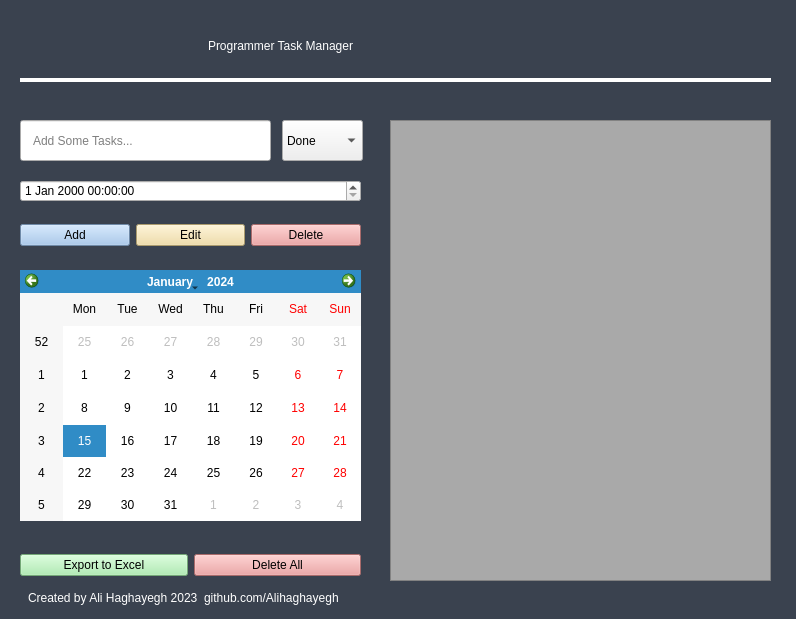
<?xml version="1.0" encoding="UTF-8"?>
<ui version="4.0">
 <class>MainWindow</class>
 <widget class="QMainWindow" name="MainWindow">
  <property name="geometry">
   <rect>
    <x>0</x>
    <y>0</y>
    <width>796</width>
    <height>619</height>
   </rect>
  </property>
  <property name="windowTitle">
   <string>Task Manager</string>
  </property>
  <property name="styleSheet">
   <string notr="true">#MainWindow{
	background-color: #3a424f;
}</string>
  </property>
  <widget class="QWidget" name="centralwidget">
   <property name="styleSheet">
    <string notr="true"/>
   </property>
   <widget class="QLabel" name="head_label">
    <property name="geometry">
     <rect>
      <x>200</x>
      <y>20</y>
      <width>341</width>
      <height>51</height>
     </rect>
    </property>
    <property name="styleSheet">
     <string notr="true">#head_label{
	font: 16pt &quot;Arial&quot;;
	padding: 5px;
	color: white;
}</string>
    </property>
    <property name="text">
     <string>Programmer Task Manager</string>
    </property>
   </widget>
   <widget class="QListWidget" name="task_list">
    <property name="geometry">
     <rect>
      <x>390</x>
      <y>120</y>
      <width>381</width>
      <height>461</height>
     </rect>
    </property>
    <property name="styleSheet">
     <string notr="true">#task_list {
	background-color: darkgrey;
	padding: 5px;
}</string>
    </property>
   </widget>
   <widget class="QLineEdit" name="task_input">
    <property name="geometry">
     <rect>
      <x>20</x>
      <y>120</y>
      <width>251</width>
      <height>41</height>
     </rect>
    </property>
    <property name="styleSheet">
     <string notr="true">#task_input {
	font: 16px &quot;Arial&quot;;
	padding: 10px;
}</string>
    </property>
    <property name="placeholderText">
     <string>Add Some Tasks...</string>
    </property>
   </widget>
   <widget class="Line" name="line">
    <property name="geometry">
     <rect>
      <x>20</x>
      <y>70</y>
      <width>751</width>
      <height>20</height>
     </rect>
    </property>
    <property name="styleSheet">
     <string notr="true">#line{
	color: white;
}</string>
    </property>
    <property name="frameShadow">
     <enum>QFrame::Plain</enum>
    </property>
    <property name="lineWidth">
     <number>4</number>
    </property>
    <property name="orientation">
     <enum>Qt::Horizontal</enum>
    </property>
   </widget>
   <widget class="QWidget" name="layoutWidget">
    <property name="geometry">
     <rect>
      <x>20</x>
      <y>220</y>
      <width>341</width>
      <height>30</height>
     </rect>
    </property>
    <layout class="QHBoxLayout" name="horizontalLayout_2">
     <item>
      <widget class="QPushButton" name="Add">
       <property name="styleSheet">
        <string notr="true">#Add {
	background-color: #9bc1eb;
}

#Add:hover {
	background-color: #5da2f0;
	color: white;
}</string>
       </property>
       <property name="text">
        <string>Add</string>
       </property>
      </widget>
     </item>
     <item>
      <widget class="QPushButton" name="Edit">
       <property name="styleSheet">
        <string notr="true">#Edit {
	background-color: #f0d999;
}

#Edit:hover {
	background-color: #f0cb65;
	color: white;
}</string>
       </property>
       <property name="text">
        <string>Edit</string>
       </property>
      </widget>
     </item>
     <item>
      <widget class="QPushButton" name="Delete">
       <property name="styleSheet">
        <string notr="true">#Delete	{
	background-color: #ed9595;
}

#Delete:hover {
	background-color: #eb5959;
	color: white;
}</string>
       </property>
       <property name="text">
        <string>Delete</string>
       </property>
      </widget>
     </item>
    </layout>
   </widget>
   <widget class="QDateTimeEdit" name="task_datetime">
    <property name="geometry">
     <rect>
      <x>20</x>
      <y>180</y>
      <width>341</width>
      <height>22</height>
     </rect>
    </property>
   </widget>
   <widget class="QCalendarWidget" name="calendarWidget">
    <property name="geometry">
     <rect>
      <x>20</x>
      <y>270</y>
      <width>341</width>
      <height>251</height>
     </rect>
    </property>
   </widget>
   <widget class="QWidget" name="layoutWidget_2">
    <property name="geometry">
     <rect>
      <x>20</x>
      <y>550</y>
      <width>341</width>
      <height>30</height>
     </rect>
    </property>
    <layout class="QHBoxLayout" name="horizontalLayout_3">
     <item>
      <widget class="QPushButton" name="to_excel">
       <property name="styleSheet">
        <string notr="true">#to_excel {
	background-color: #a2eba6;
}

#to_excel:hover {
	background-color: #477a4a;
	color: white;
}</string>
       </property>
       <property name="text">
        <string>Export to Excel</string>
       </property>
      </widget>
     </item>
     <item>
      <widget class="QPushButton" name="delete_all">
       <property name="styleSheet">
        <string notr="true">#delete_all {
	background-color: #ed9595;
}

#delete_all:hover {
	background-color: #eb5959;
	color: white;
}</string>
       </property>
       <property name="text">
        <string>Delete All</string>
       </property>
      </widget>
     </item>
    </layout>
   </widget>
   <widget class="QComboBox" name="comboBox">
    <property name="geometry">
     <rect>
      <x>282</x>
      <y>120</y>
      <width>81</width>
      <height>41</height>
     </rect>
    </property>
    <property name="currentText">
     <string>Done</string>
    </property>
    <item>
     <property name="text">
      <string>Done</string>
     </property>
    </item>
    <item>
     <property name="text">
      <string>In Progress</string>
     </property>
    </item>
    <item>
     <property name="text">
      <string>Testing</string>
     </property>
    </item>
    <item>
     <property name="text">
      <string>Failed</string>
     </property>
    </item>
   </widget>
   <widget class="QLabel" name="footer">
    <property name="geometry">
     <rect>
      <x>20</x>
      <y>590</y>
      <width>341</width>
      <height>16</height>
     </rect>
    </property>
    <property name="styleSheet">
     <string notr="true">#footer {
	color: white;
	padding-left: 5px;
}</string>
    </property>
    <property name="text">
     <string>Created by Ali Haghayegh 2023  github.com/Alihaghayegh</string>
    </property>
   </widget>
  </widget>
 </widget>
 <resources/>
 <connections/>
</ui>
